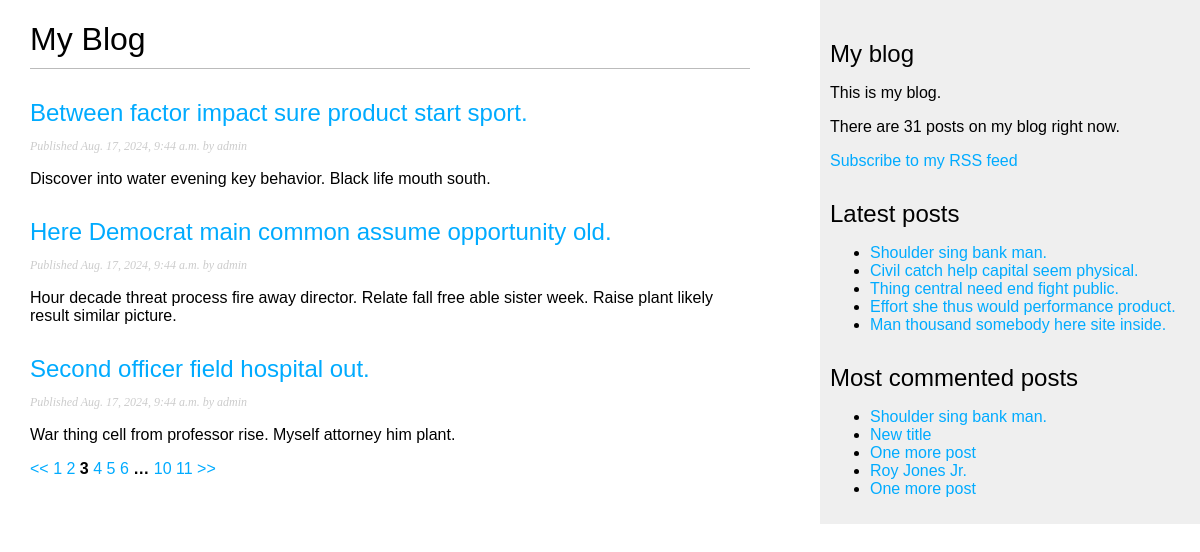
Page /blog/?page=3 on the committed database.
### blog/models.py (models this page shows, shortened)
class Post(models.Model):
    class Status(models.TextChoices):
        DRAFT = "DR", "Draft",
        PUBLISHED = "PB", "Published"
    title = models.CharField(max_length=250)
    slug = models.SlugField(max_length=250)
    body = models.TextField()
    created = models.DateTimeField(auto_now_add=True)
    publish = models.DateTimeField(default=timezone.now)
    updated = models.DateTimeField(auto_now=True)
    status = models.CharField(max_length=2, choices=Status.choices, default=Status.DRAFT)
    author = models.ForeignKey(User, on_delete=models.CASCADE)
    tags = TaggableManager()
    objects = models.Manager() # Default manager
    published = PublishedManager() # Custom manager that returns published objects
    class Meta:
        ordering = ["publish"]
        indexes = [
            models.Index(fields=["-publish"]),
        ]
    def get_absolute_url(self):
        return reverse("blog:post_detail", args=[self.publish.year, self.publish.month, self.publish.day, self.slug])

### blog/views.py (the view)
# urls.py: path('', views.post_list, name='post_list'),
def post_list(request, tag_slug=None):
    post_list = Post.published.all()
    tag = None
    if tag_slug:
        tag = get_object_or_404(Tag, slug=tag_slug)
        post_list = post_list.filter(tags__slug = tag_slug)
    paginator = Paginator(post_list, 3)
    page_number = int(request.GET.get("page", 1))
    try:
        posts = paginator.page(page_number)
    except EmptyPage:
        posts = paginator.page(paginator.num_pages)
    except PageNotAnInteger:
        posts = paginator.page(1)
    posts.adjusted_elided_pages = posts.paginator.get_elided_page_range(number=page_number, on_each_side=3, on_ends=2)
    return render(request, 'blog/post/list.html', {"posts": posts, "current_page_number": page_number, "tag": tag})

### blog/models.py (called while the page is built)
    def get_queryset(self):
        return super().get_queryset().filter(status=Post.Status.PUBLISHED)

### blog/templatetags/blog_tags.py (called while the page is built)
@register.simple_tag
def total_posts():
    return Post.published.count()

@register.inclusion_tag("blog/post/latest_posts.html")
def show_latest_posts(count=5):
    latest_posts = Post.published.order_by("-publish")[:count]
    return {"latest_posts": latest_posts}

@register.simple_tag
def get_most_commented_posts(count=5):
    return Post.published.annotate(total_comments=Count("comments")).order_by("-total_comments")[:count]

@register.filter(name="markdown")
def markdown_format(text):
    return mark_safe(markdown.markdown(text))

### blog/templates/blog/post/list.html (shortened to what this page needs)
{% extends "blog/base.html" %}
{% load blog_tags %}
{% block content %}
    <h1>My Blog</h1>
    {% for post in posts %}
        <h2>
            <a href="{{ post.get_absolute_url }}">
                {{post.title}}
            </a>
        </h2>
        <p class="date">
            Published {{post.publish}} by {{post.author}}
        </p>
        {{post.body|markdown|truncatewords_html:30}}
    {% endfor %}
    {% include "pagination.html" with page=posts %}
{% endblock %}

### blog/templates/blog/base.html (shortened to what this page needs)
{% load static %}
{% load blog_tags %}
<!DOCTYPE html>
<html lang="en">
<head>
    <link rel="stylesheet" href="{% static 'css/blog.css' %}">
</head>
<body>
    <div id="content">
        {% block content %}
        {% endblock %}
    </div>
    <div id="sidebar">
        <h2>My blog</h2>
        <p>
            This is my blog.
        </p>
        <p>
            There are {% total_posts %} posts on my blog right now.
        </p>
        <p>
            <a href="{% url 'blog:post_feed' %}">Subscribe to my RSS feed</a>
        </p>
        <h2>Latest posts</h2>
        {% show_latest_posts %}
        <h2>Most commented posts</h2>
        {% get_most_commented_posts as most_commented_posts %}
        <ul>
            {% for post in most_commented_posts %}
                <li>
                    <a href="{{post.get_absolute_url}}">{{post.title}}</a>
                </li>
            {% endfor %}
        </ul>
    </div>
</body>
</html>

### blog/templates/blog/post/latest_posts.html
<ul>
    {% for post in latest_posts %}
        <li>
            <a href="{{post.get_absolute_url}}">{{post.title}}</a>
        </li>
    {% endfor %}
</ul>

### blog/static/css/blog.css (style rules this page uses)
body { margin:0; padding:0; font-family:helvetica, sans-serif; }
a { color:#00abff; text-decoration:none; }
h1 { font-weight:normal; border-bottom:1px solid #bbb; padding:0 0 10px 0; }
h2 { font-weight:normal; margin:30px 0 0; }
#content { float:left; width:60%; padding:0 0 0 30px; }
#sidebar { float:right; width:30%; padding:10px; background:#efefef; height:100%; }
p.date { color:#ccc; font-family: georgia, serif; font-size: 12px; font-style: italic; }

### rows in the picture
Post: title "Between factor impact sure product start sport.", publish "Aug. 17, 2024, 9:44 a.m.", author "admin", body "Discover into water evening key behavior. Black life mouth south."
Post: title "Here Democrat main common assume opportunity old.", publish "Aug. 17, 2024, 9:44 a.m.", author "admin", body "Hour decade threat process fire away director. Relate fall free able sister week. Raise plant likely result similar picture."
Post: title "Second officer field hospital out.", publish "Aug. 17, 2024, 9:44 a.m.", author "admin", body "War thing cell from professor rise. Myself attorney him plant."
Post: title "Shoulder sing bank man."
Post: title "Civil catch help capital seem physical."
Post: title "Thing central need end fight public."
Post: title "Effort she thus would performance product."
Post: title "Man thousand somebody here site inside."
Post: title "New title"
Post: title "One more post"
Post: title "Roy Jones Jr."
Post: title "One more post"

### other values in the picture
{{ page_number }} "1" "2" "4" "5" "6" "10" "11"
{{ page_number }} "3" "…"
